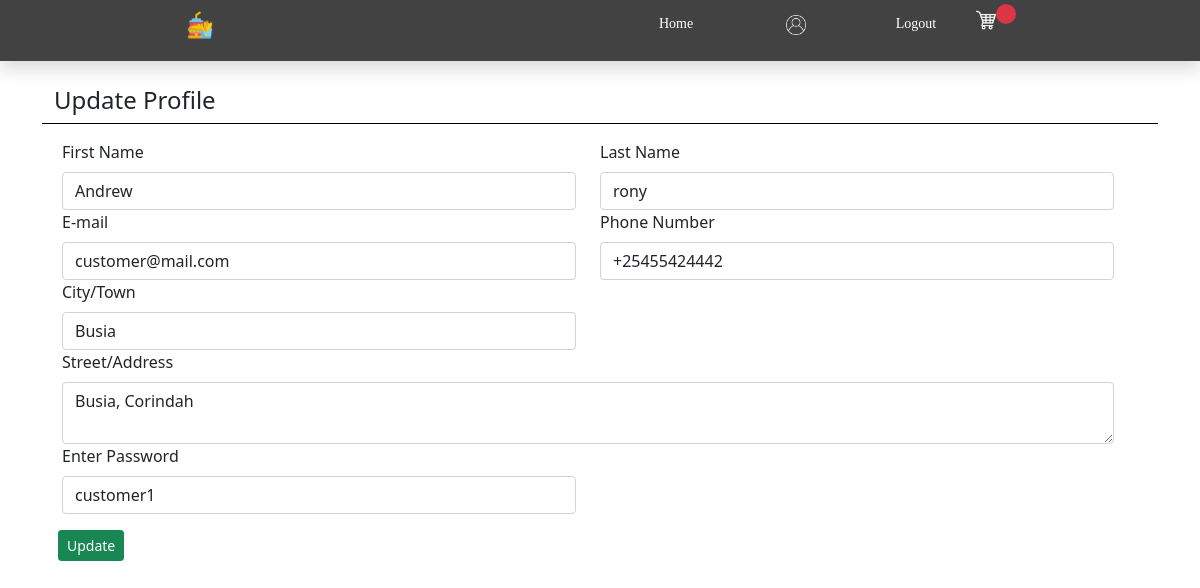
Screenshot of /customer/customer_profile.php?id=F4YPFD6C7S with the database file from the repository.
### tables this page shows
CREATE TABLE `customer` (
  `id` varchar(11) NOT NULL,
  `firstname` varchar(50) NOT NULL,
  `lastname` varchar(50) NOT NULL,
  `email` varchar(50) NOT NULL,
  `phone` varchar(12) NOT NULL,
  `town` varchar(30) NOT NULL,
  `street` varchar(30) NOT NULL,
  `password` varchar(50) NOT NULL
);

### customer/form.php (the view)
<form class="row g-3" action="" enctype="multipart/form-data" method="POST">
    <div class="row">
        <div class="col-md-6">
            <label class="form-label">First Name</label>
            <input type="text" value="<?php echo $firstname ?>" name="firstname" class="form-control" required/>
        </div>
        <div class="col-md-6">
            <label class="form-label">Last Name</label>
            <input type="text" value="<?php echo $lastname ?>" name="lastname" class="form-control"/>
        </div>
    </div>
    <div class="row">
        <div class="col-md-6">
            <label class="form-label">E-mail</label>
            <input type="text" value="<?php echo $email ?>" name="email" class="form-control" required/>
        </div>
        <div class="col-md-6">
            <label class="form-label">Phone Number</label>
            <input type="text" value="<?php echo $phone ?>" name="phone" class="form-control"/>
        </div>
    </div>
    <div class="row">
        <div class="col-md-6">
            <label class="form-label">City/Town</label>
            <input type="text" value="<?php echo $town ?>" name="town" class="form-control" required/>
        </div>
    </div>
    <div class="row">
        <div class="col-md-12">
            <label class="form-label">Street/Address</label>
            <textarea name="street" type="text" class="form-control" required><?php echo $street ?></textarea>
        </div>
    </div>
    <div class="row">
        <div class="col-md-6">
            <label class="form-label">Enter Password</label>
            <input type="text" name="password" value="<?php echo $password ?>" class="form-control" required/>
        </div><br>
    </div>
    <p>

### rows the page displays
customer: firstname "Andrew", lastname "rony", email "customer@mail.com", phone "+25455424442", town "Busia", street "Busia, Corindah", password "customer1"
